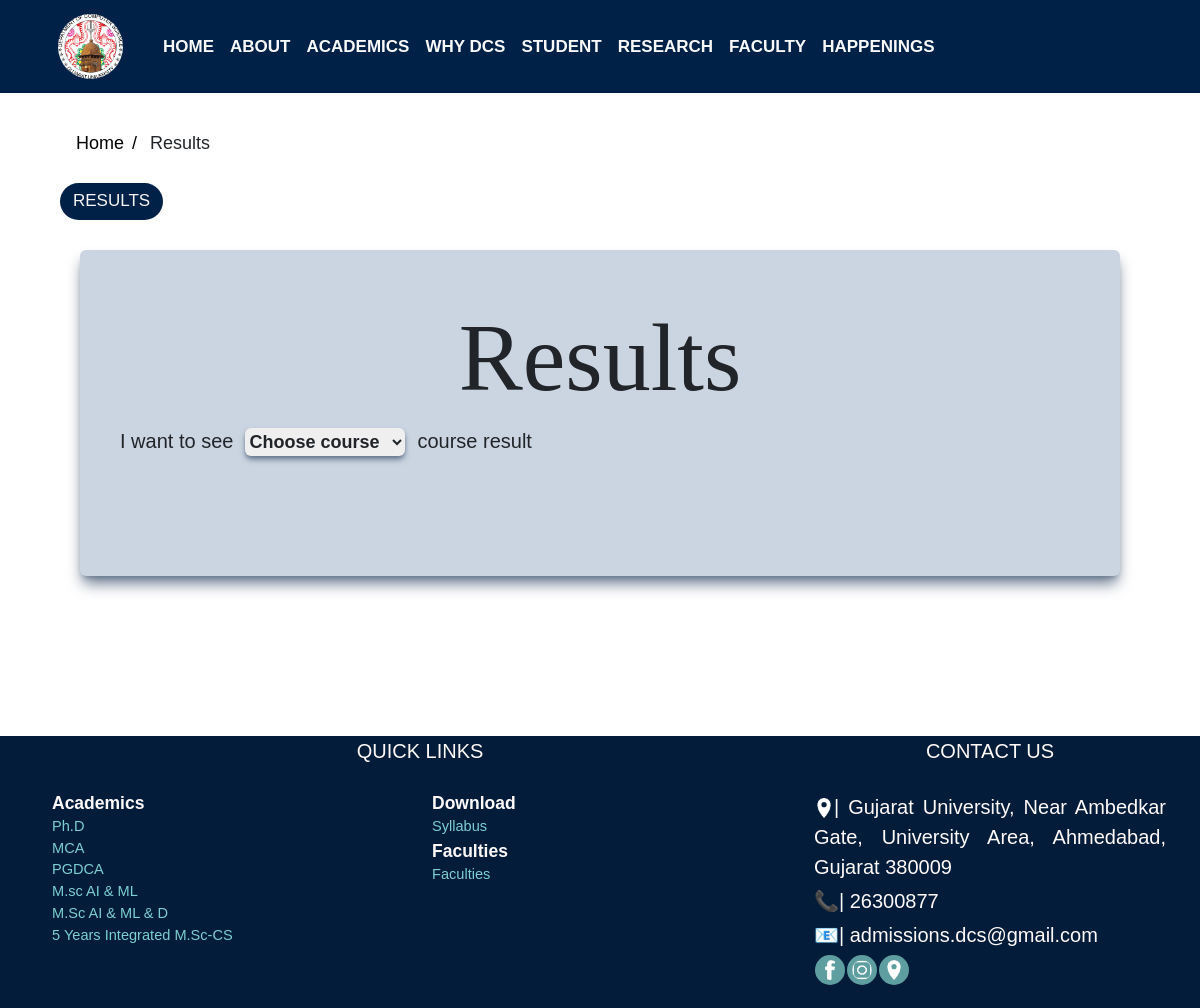
The app's page /Department/results.php, older data.
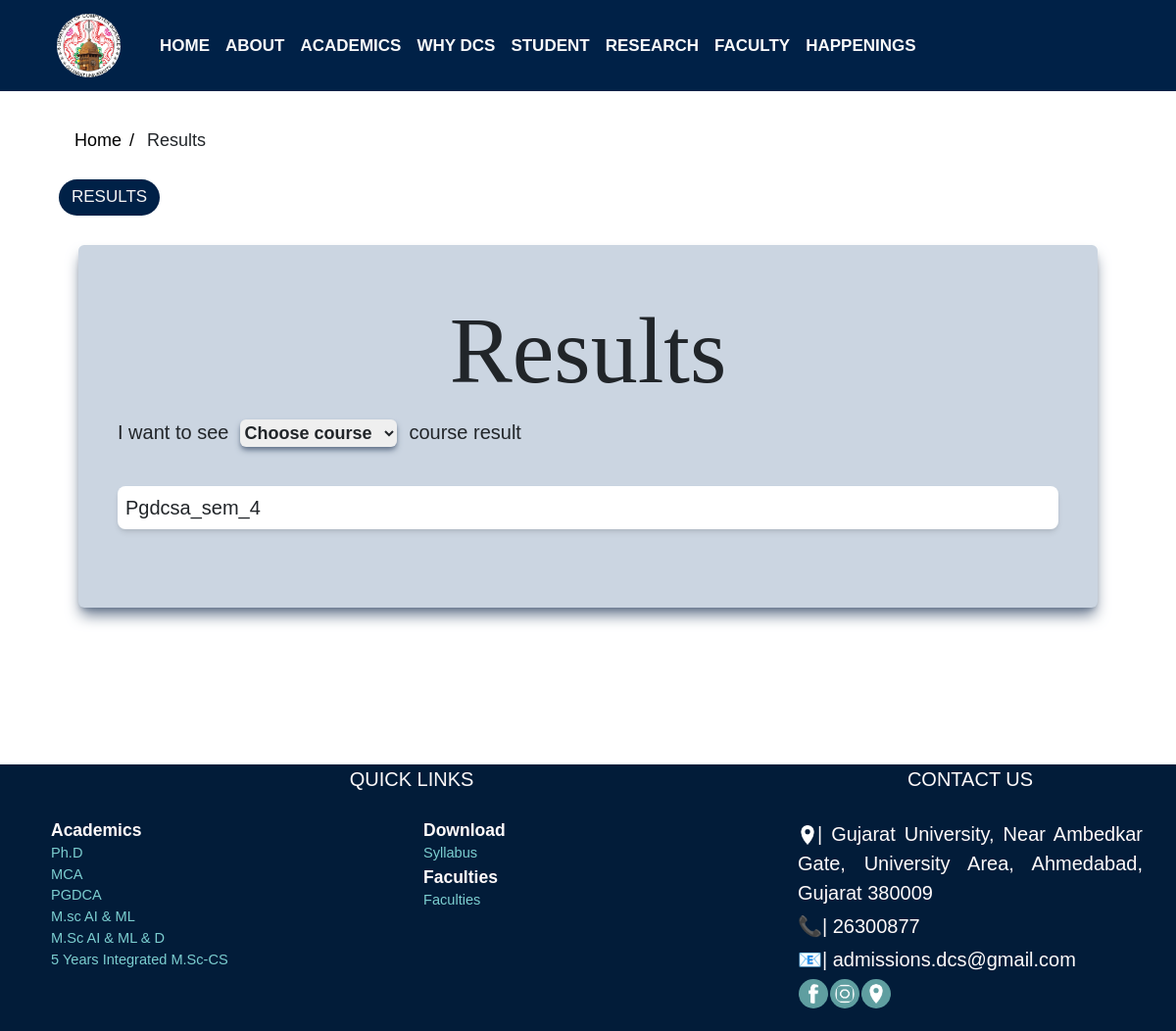
The same page, newer data.
### tables this page shows
CREATE TABLE IF NOT EXISTS `documents` (
  `document_id` int(11) NOT NULL AUTO_INCREMENT,
  `document_title` text NOT NULL,
  `document_location` varchar(50) NOT NULL,
  `course_id` int(11) NOT NULL,
  `document_category_id` int(11) NOT NULL,
  PRIMARY KEY (`document_id`),
  KEY `Foreign key course` (`course_id`) USING BTREE,
  KEY `Foreign Key category` (`document_category_id`) USING BTREE
);

### Department/results.php (the view, shortened to what this page needs)
<?php
$dns = "mysql:host=localhost;dbname=dcsdb";
$user = "root";
$dataBase = new PDO($dns, $user, "");
?>
<!DOCTYPE html>
<html lang="en">
<head>
    <link rel="stylesheet" href="./links/bs5/bs.min.css">
    <link rel="stylesheet" href="./links/css/tw.css">
    <?php
    include './links/include/link.php';
    ?>
</head>
<body>
    <?php include './links/include/header.php' ?>
    <div style="padding-right:40%;padding-left: 5%;">
        <ul class="breadcrumb" style="padding-top: 130px;">
            <li><a href="home.php">Home</a></li>
            <li>Results</li>
        </ul>
        <div class="pill">Results</div>
        <br>
    </div>
    <div class=" tw-bg-slate-300 tw-shadow-lg tw-shadow-slate-500 md:tw-mx-20 tw-mx-5 tw-p-10 tw-rounded-md tw-mb-40" data-aos="zoom-in-up" data-aos-duration="2000">
        <div class=" tw-text-center tw-capitalize tw-text-5xl md:tw-text-8xl tw-my-5" style="font-family: Brush Script MT;">Results </div>
        <div class=" tw-flex tw-flex-row tw-gap-x-3">
            <div class=" tw-hidden md:tw-block">I want to see </div>
            <form method="get" id="selectForm">
                <select class=" tw-h-7 tw-w-20 tw-text-base md:tw-h-8 md:tw-text-lg md:tw-w-40 tw-bg-blue tw-font-bold tw-rounded-md tw-shadow-md tw-shadow-slate-500" name="resultOption" required>
                    <option disabled selected class=" tw-bg-blue-700 tw-text-white">Choose course</option>
                </select>
            </form>
            <div class=" tw-hidden md:tw-block">
                course result
            </div>
        </div>
        <div class=" tw-my-10 tw-flex tw-flex-col tw-gap-y-10">
            <?php
            $query = $GLOBALS['query'];
            $resultData = $dataBase->query($query);
            $rows = $resultData->fetchall(PDO::FETCH_ASSOC);
            foreach ($rows as $row) {
            ?>
                <a class="tw-text-base tw-p-2 md:tw-text-xl tw-block md:tw-p-3 tw-shadow-md tw-bg-white tw-rounded-lg" target="_blank" href="<?php echo $row['document_location'] ?>">
                    <div class=" text-dark">
                        <?php
                        echo $row['document_title'];
                        ?>
                    </div>
                </a>
        </div>
    <?php
            }
    ?>
    </div>
    </div>
    <?php include './links/include/footer.php' ?>
</body>
</html>

Row changes from the older to the newer data that the page shows:
added documents: document_title "Pgdcsa_sem_4"
